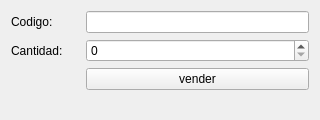
<?xml version="1.0" encoding="UTF-8"?>
<ui version="4.0">
 <class>ProductoVender</class>
 <widget class="QWidget" name="ProductoVender">
  <property name="geometry">
   <rect>
    <x>0</x>
    <y>0</y>
    <width>320</width>
    <height>120</height>
   </rect>
  </property>
  <property name="minimumSize">
   <size>
    <width>320</width>
    <height>120</height>
   </size>
  </property>
  <property name="maximumSize">
   <size>
    <width>320</width>
    <height>120</height>
   </size>
  </property>
  <property name="windowTitle">
   <string>Vender Producto</string>
  </property>
  <layout class="QGridLayout" name="gridLayout">
   <item row="0" column="0">
    <layout class="QFormLayout" name="lay_frm_principal">
     <property name="horizontalSpacing">
      <number>20</number>
     </property>
     <item row="0" column="0">
      <widget class="QLabel" name="lbl_codigo">
       <property name="text">
        <string>Codigo: </string>
       </property>
      </widget>
     </item>
     <item row="0" column="1">
      <widget class="QLineEdit" name="txt_codigo"/>
     </item>
     <item row="1" column="0">
      <widget class="QLabel" name="lbl_cantidad">
       <property name="text">
        <string>Cantidad: </string>
       </property>
      </widget>
     </item>
     <item row="1" column="1">
      <widget class="QSpinBox" name="spx_cantidad"/>
     </item>
     <item row="2" column="1">
      <widget class="QPushButton" name="btn_vender">
       <property name="text">
        <string>vender</string>
       </property>
      </widget>
     </item>
    </layout>
   </item>
  </layout>
 </widget>
 <resources/>
 <connections/>
</ui>
